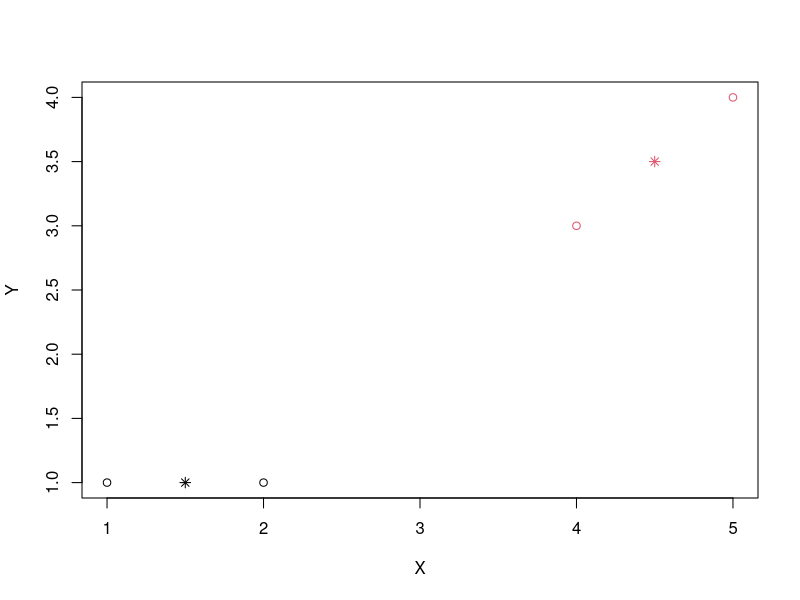

Generate this figure with R:

# prepare matrix of data
cells <- c(1, 1, 2, 1, 4, 3, 5, 4)
rnames <- c("A", "B", "C", "D")
cnames <- c("X", "Y")
x <- matrix(cells, nrow=4, ncol=2, byrow=TRUE, dimnames=list(rnames, cnames))

# run K-Means
km <- kmeans(x, 2, 15)

# print components of km
print(km)

# plot clusters
plot(x, col = km$cluster)
# plot centers
points(km$centers, col = 1:2, pch = 8)